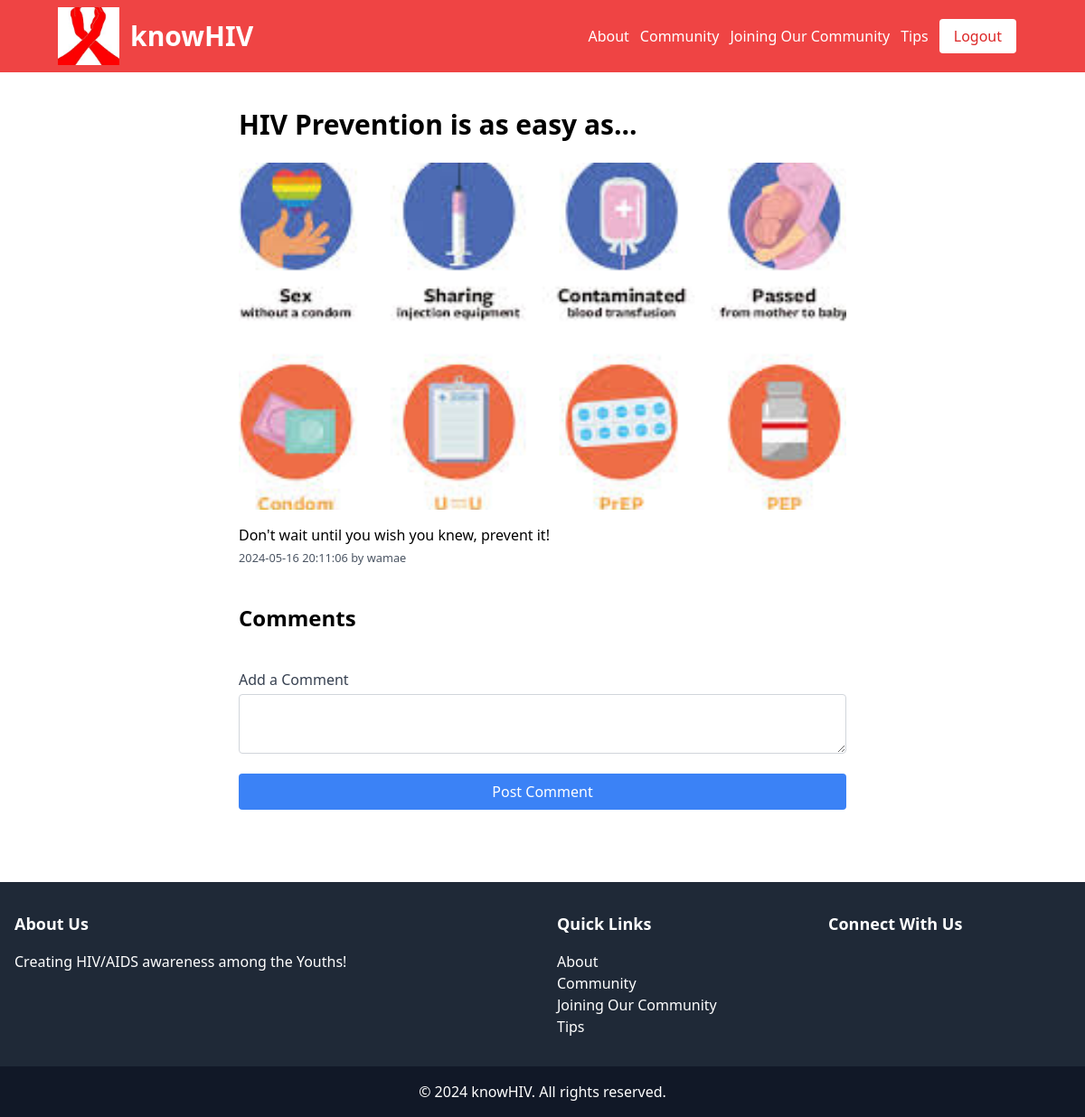
Screenshot of /view_post.php?id=12 (signed in) with the database file from the repository.
### tables this page shows
CREATE TABLE `posts` (
  `id` int(11) NOT NULL,
  `user_id` int(11) NOT NULL,
  `title` varchar(255) NOT NULL,
  `content` text NOT NULL,
  `image_url` varchar(255) DEFAULT NULL,
  `created_at` timestamp NOT NULL DEFAULT current_timestamp(),
  `flagged` tinyint(1) DEFAULT 0
);

CREATE TABLE `users` (
  `id` int(11) NOT NULL,
  `username` varchar(50) NOT NULL,
  `email` varchar(100) NOT NULL,
  `password` varchar(255) NOT NULL,
  `created_at` timestamp NOT NULL DEFAULT current_timestamp(),
  `profile_pic` varchar(255) DEFAULT NULL,
  `reset_token` varchar(255) DEFAULT NULL,
  `reset_token_expire` datetime DEFAULT NULL,
  `is_admin` tinyint(1) DEFAULT 0
);

### view_post.php (the view, shortened to what this page needs)
<?php
include 'config/db.php';
$post_id = $_GET['id'];
$stmt = $conn->prepare("SELECT p.title, p.content, p.image_url, p.created_at, u.username FROM posts p JOIN users u ON p.user_id = u.id WHERE p.id = ?");
$stmt->bind_param("i", $post_id);
$stmt->execute();
$stmt->bind_result($title, $content, $image_url, $created_at, $username);
?>
<!DOCTYPE html>
<html>
<head>
    <link href="https://cdn.jsdelivr.net/npm/tailwindcss@2.0.4/dist/tailwind.min.css" rel="stylesheet">
</head>
<body>
<?php include 'includes/header.php'; ?>
<div class="max-w-2xl mx-auto mt-10">
    <h1 class="text-3xl font-bold mb-6"><?php echo htmlspecialchars($title); ?></h1>
    <?php if ($image_url): ?>
            <img src="<?php echo htmlspecialchars($image_url); ?>" alt="Post Image" class="mb-4 h-96 w-full object-cover">
    <?php endif; ?>
    <p><?php echo nl2br(htmlspecialchars($content)); ?></p>
    <small class="text-gray-600"><?php echo $created_at; ?> by <?php echo htmlspecialchars($username); ?></small>
    <div class="mt-10">
        <h2 class="text-2xl font-bold mb-4">Comments</h2>
    </div>
    <form action="view_post.php?id=<?php echo $post_id; ?>" method="post" class="mt-10">
        <div class="mb-4">
            <label class="block text-gray-700">Add a Comment</label>
            <textarea name="content" class="w-full p-2 border border-gray-300 rounded mt-1" required></textarea>
        </div>
        <button type="submit" class="w-full bg-blue-500 text-white p-2 rounded">Post Comment</button>
    </form>
</div>
<?php include 'includes/footer.php'; ?>
</body>
</html>

### rows the page displays
posts: title "HIV Prevention is as easy as...", image_url (picture), content "Don't wait until you wish you knew, prevent it!", created_at "2024-05-16 20:11:06", user.username "wamae"
